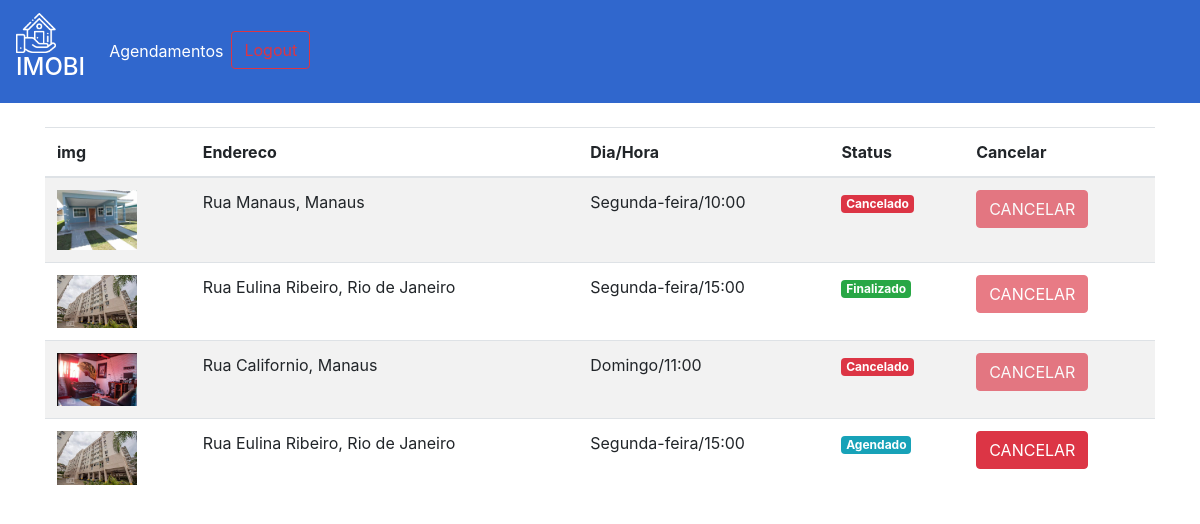
The app's page /agendamentos (signed in) with its own data.
### plataforma/models.py (models this page shows, shortened)
class Visitas(models.Model):
    choices = (('S', 'Segunda'),
    ('T', 'Terça'),
    ('Q', 'Quarta'),
    ('QI', 'Quinta'),
    ('SE', 'Sexta'),
    ('SA', 'Sabado'),
    ('D', 'Domingo'))
    choices_status = (('A', 'Agendado'),
    ('F', 'Finalizado'),
    ('C', 'Cancelado'))
    imovel = models.ForeignKey(Imovei, on_delete=models.DO_NOTHING)
    usuario = models.ForeignKey(User, on_delete=models.DO_NOTHING)
    dia = models.CharField(max_length=20)
    horario = models.TimeField()
    status = models.CharField(max_length=1, choices=choices_status, default="A")

class Imovei(models.Model):
    choices = (('V', 'Venda'),
    ('A', 'Aluguel'))
    choices_imovel = (('A', 'Apartamento'),
    ('C', 'Casa'))
    imagens = models.ManyToManyField(Imagem)
    valor = models.FloatField()
    quartos = models.IntegerField()
    tamanho = models.FloatField()
    cidade = models.ForeignKey(Cidade, on_delete=models.DO_NOTHING)
    rua = models.CharField(max_length=50)
    tipo = models.CharField(max_length=1, choices=choices)
    tipo_imovel = models.CharField(max_length=1, choices=choices_imovel)
    numero = models.IntegerField()
    descricao = models.TextField()
    dias_visita = models.ManyToManyField(DiasVisita)
    horarios = models.ManyToManyField(Horario)

class Imagem(models.Model):
    img = models.ImageField(upload_to='img')
    def __str__(self) -> str:
        return self.img.url

class Cidade(models.Model):
    nome = models.CharField(max_length=30)
    def __str__(self) -> str:
        return self.nome

### plataforma/views.py (the view)
# urls.py: path('agendamentos', views.agendamentos, name="agendamentos"),
def agendamentos(request):
    visitas = Visitas.objects.filter(usuario=request.user)
    return render(request, "agendamentos.html", {'visitas': visitas})

### plataforma/templates/agendamentos.html
{% extends 'base.html' %}
{% load static %}
{% block 'head' %}
<link rel="stylesheet" href="{% static 'plataforma/css/home.css' %}">
{% endblock %}
{% block 'body' %}
    <div class="container">
        <br>
        <table class="table table-striped">
            <thead>
            <tr>
            <th scope="col">img</th>
            <th scope="col">Endereco</th>
            <th scope="col">Dia/Hora</th>
            <th scope="col">Status</th>
            <th scope="col">Cancelar</th>
            </tr>
            </thead>
            <tbody>
                {% for visita in visitas %}
                    <tr>
                        <th><a href="{% url 'imovel' visita.imovel.id %}"><img width="80" src="{{visita.imovel.imagens.all.0}}"></a></th>
                        <td>{{visita.imovel.rua}}, {{visita.imovel.cidade}}</td>
                        <td>{{visita.dia}}/{{visita.horario}}</td>
                        <td>
                        {% if visita.status == "A" %}
                            <span class="badge badge-info">Agendado</span>
                        {% endif %}
                        {% if visita.status == "F" %}
                            <span class="badge badge-success">Finalizado</span>
                        {% endif %}
                        {% if visita.status == "C" %}
                            <span class="badge badge-danger">Cancelado</span>
                        {% endif %}
                        </td>
                        <td>
                        {% if visita.status == "A" %}
                            <a href="{% url 'cancelar_agendamento' visita.id %}" class="btn btn-danger">CANCELAR</a>
                        {% else %}
                            <a href="" class="btn btn-danger disabled">CANCELAR</a>
                        {% endif %}
                        </td>
                    </tr>
                {% endfor %}
            </tbody>
        </table>
    </div>
{% endblock %}

### records on screen
Visitas: imovel.imagens.all.0 (picture), imovel.rua "Rua Manaus", imovel.cidade "Manaus", dia "Segunda-feira", horario "10:00", status "Cancelado"
Visitas: imovel.imagens.all.0 (picture), imovel.rua "Rua Eulina Ribeiro", imovel.cidade "Rio de Janeiro", dia "Segunda-feira", horario "15:00", status "Finalizado"
Visitas: imovel.imagens.all.0 (picture), imovel.rua "Rua Californio", imovel.cidade "Manaus", dia "Domingo", horario "11:00", status "Cancelado"
Visitas: imovel.imagens.all.0 (picture), imovel.rua "Rua Eulina Ribeiro", imovel.cidade "Rio de Janeiro", dia "Segunda-feira", horario "15:00", status "Agendado"
